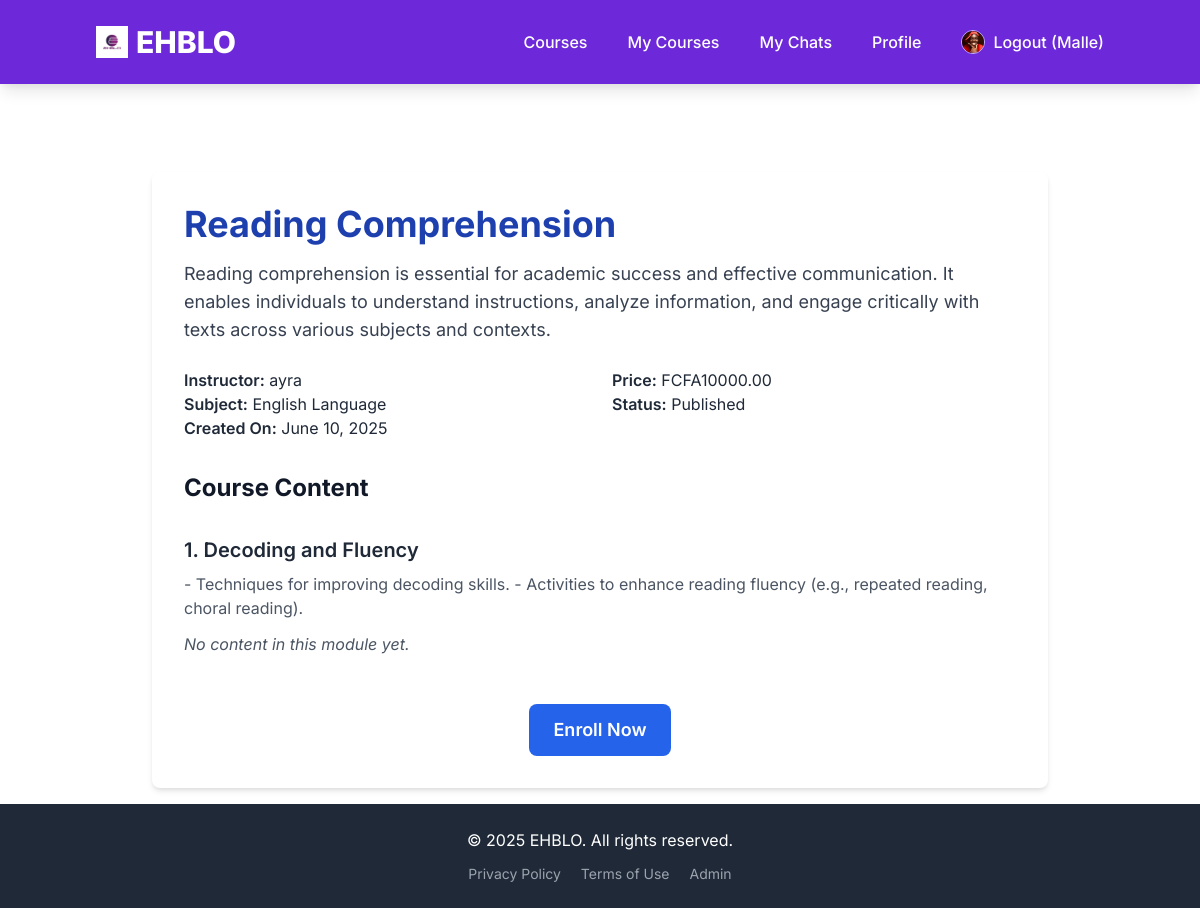
Before: /courses/5/reading-comprehension/ (signed in) with the older database file.
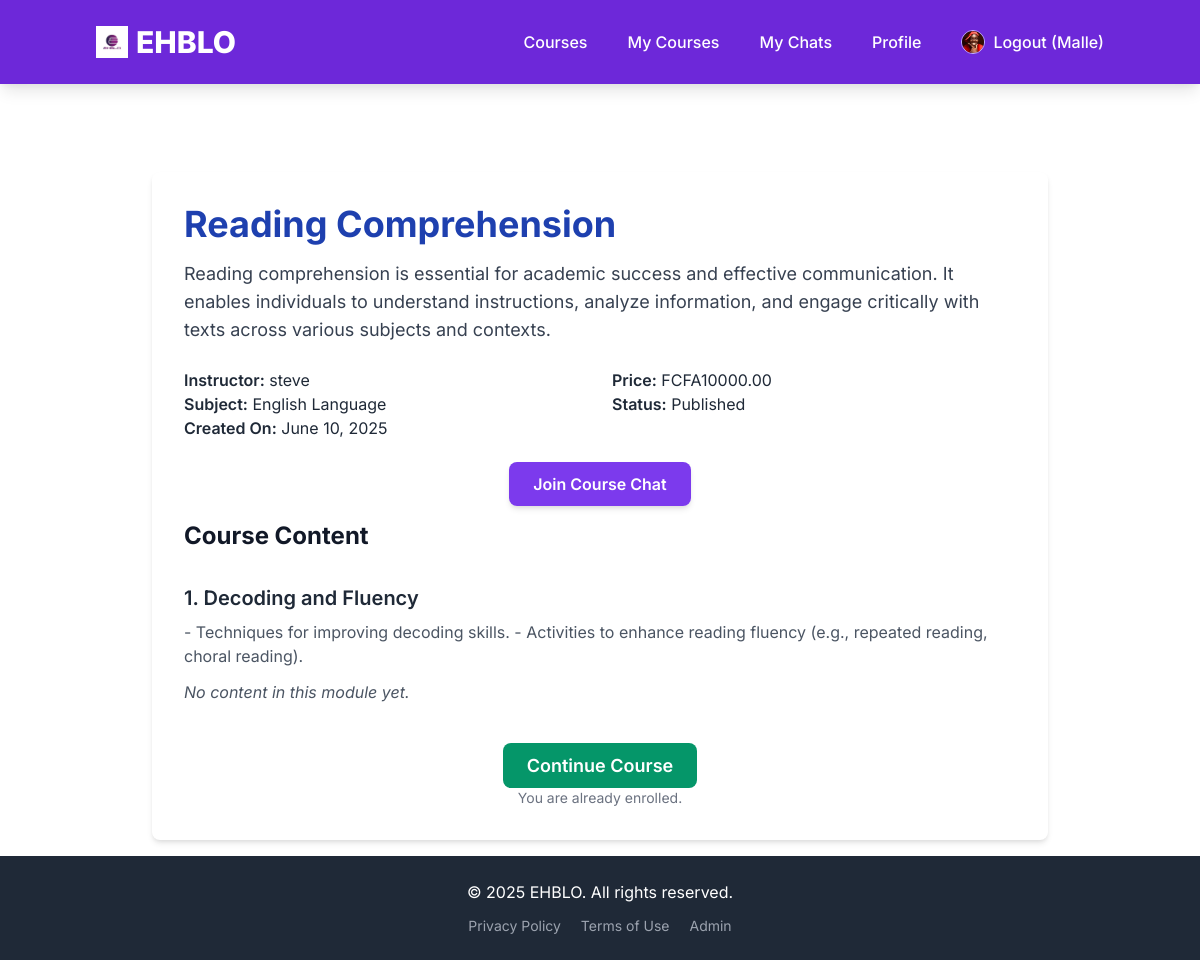
After: the same page with the newer database file.
### courses/models.py (models this page shows, shortened)
class Course(models.Model):
    instructor = models.ForeignKey(settings.AUTH_USER_MODEL,
                                   on_delete=models.CASCADE,
                                   related_name='courses_created',
                                   limit_choices_to={'user_type': 'instructor'})
    subject = models.ForeignKey(Subject,
                                 on_delete=models.CASCADE,
                                 related_name='courses')
    title = models.CharField(max_length=250)
    slug = models.SlugField(max_length=250, unique=True, blank=True)
    overview = models.TextField()
    created = models.DateTimeField(auto_now_add=True)
    updated = models.DateTimeField(auto_now=True)
    price = models.DecimalField(max_digits=10, decimal_places=2, default=0.00) # 0 for free courses
    is_published = models.BooleanField(default=False)
    tags = TaggableManager(blank=True)
    image = models.ImageField(upload_to='course_thumbnails/', null=True, blank=True)
    class Meta:
        ordering = ('-created',)

class Subject(models.Model):
    name = models.CharField(max_length=200, unique=True)
    slug = models.SlugField(max_length=200, unique=True, blank=True)
    class Meta:
        ordering = ('name',)

### users/models.py (models this page shows, shortened)
class CustomUser(AbstractUser):
    USER_TYPE_CHOICES = (
        ("student", "Student"),
        ("instructor", "Instructor"),
    )
    user_type = models.CharField(max_length=20, choices=USER_TYPE_CHOICES, default="student")
    bio = models.TextField(blank=True, null=True)
    profile_picture = models.ImageField(upload_to='profile_pics/', blank=True, null=True)
    phone_number = models.CharField(max_length=20, blank=True, null=True)
    country = models.CharField(max_length=100, blank=True, null=True)
    class Meta:
        verbose_name = "User"
        verbose_name_plural = "Users"

### courses/views.py (the view)
# urls.py: path('<int:pk>/<slug:slug>/', views.CourseDetailView.as_view(), name='course_detail'),
class CourseDetailView(DetailView):
    model = Course
    template_name = 'courses/course_detail.html'
    context_object_name = 'course'
    def get_queryset(self):
        queryset = super().get_queryset()
        if self.request.user.is_authenticated and self.request.user.user_type == 'instructor':
            return queryset
        return queryset.filter(is_published=True)
    def get_context_data(self, **kwargs):
        context = super().get_context_data(**kwargs)
        course = self.get_object()
        user_is_enrolled = False
        enrollment = None
        if self.request.user.is_authenticated:
            if self.request.user.user_type == 'instructor' and course.instructor == self.request.user:
                user_is_enrolled = True
            elif self.request.user.user_type == 'student':
                try:
                    enrollment = Enrollment.objects.get(student=self.request.user, course=course)
                    user_is_enrolled = True
                except Enrollment.DoesNotExist:
                    user_is_enrolled = False
        context['user_is_enrolled'] = user_is_enrolled
        context['enrollment'] = enrollment
        return context

### courses/templates/courses/course_detail.html (shortened to what the changed rows need)
{% extends "base.html" %}
{% load static %}
{% load courses_extras %}
{% block content %}
<div class="max-w-4xl mx-auto bg-white p-8 rounded-lg shadow-md mt-10">
    <h1 class="text-4xl font-bold text-blue-800 mb-4">{{ course.title }}</h1>
    <p class="text-lg text-gray-700 mb-6">{{ course.overview }}</p>
    <div class="grid grid-cols-1 md:grid-cols-2 gap-6 mb-8 text-gray-800">
        <div>
            <p><strong class="font-semibold">Instructor:</strong> {{ course.instructor.get_full_name|default:course.instructor.username }}</p>
            <p><strong class="font-semibold">Subject:</strong> {{ course.subject.name }}</p>
            <p><strong class="font-semibold">Created On:</strong> {{ course.created|date:"F d, Y" }}</p>
        </div>
        <div>
            <p><strong class="font-semibold">Price:</strong>
                {% if course.price > 0 %}
                    FCFA{{ course.price }}
                {% else %}
                    Free
                {% endif %}
            </p>
            <p><strong class="font-semibold">Status:</strong> {% if course.is_published %}Published{% else %}Draft{% endif %}</p>
        </div>
    </div>
    {% if user.is_authenticated %}
        <div class="mb-6 text-center">
            {% if user == course.instructor and user.user_type == 'instructor' %}
                <a href="{% url 'course_chat_detail' course.id %}"
                   class="bg-purple-600 text-white px-6 py-3 rounded-lg font-semibold hover:bg-purple-700 transition duration-300 shadow-md">
                    Go to Course Chat (Instructor)
                </a>
            {% elif user.user_type == 'student' and user_is_enrolled %}
                <a href="{% url 'course_chat_detail' course.id %}"
                   class="bg-purple-600 text-white px-6 py-3 rounded-lg font-semibold hover:bg-purple-700 transition duration-300 shadow-md">
                    Join Course Chat
                </a>
            {% endif %}
        </div>
    {% endif %}
    <h2 class="text-2xl font-bold text-gray-900 mb-4">Course Content</h2>
    {% if course.modules.all %}
        <div class="divide-y divide-gray-200">
            {% for module in course.modules.all %}
                <div class="py-4">
                </div>
            {% endfor %}
        </div>
    {% else %}
        <p class="text-gray-600 italic">No modules in this course yet.</p>
    {% endif %}
    <div class="mt-8 text-center">
        {% if user_is_enrolled and user.user_type == 'student' %}
            <a href="{% url 'course_player_home' enrollment.pk %}" class="bg-green-600 text-white px-6 py-3 rounded-lg text-lg font-semibold hover:bg-green-700 transition duration-300">
                Continue Course
            </a>
            <p class="text-sm text-gray-500 mt-2">You are already enrolled.</p>
        {% elif user.is_authenticated and user.user_type == 'student' %}
            <form action="{% url 'enroll_course' course.pk %}" method="post">
                <button type="submit" class="bg-blue-600 text-white px-6 py-3 rounded-lg text-lg font-semibold hover:bg-blue-700 transition duration-300">
                    Enroll Now
                </button>
            </form>
        {% elif not user.is_authenticated %}
            <p class="text-gray-600 text-lg">
                <a href="{% url 'login' %}" class="text-blue-600 hover:underline">Login</a> or
                <a href="{% url 'signup' %}" class="text-blue-600 hover:underline">Sign Up</a> to enroll in this course.
            </p>
        {% else %}
            <p class="text-gray-600 text-lg">Only students can enroll in courses.</p>
        {% endif %}
    </div>
</div>
{% endblock %}

Changed rows visible on the page:
changed Course "Reading Comprehension": instructor.get_full_name "ayra" → "steve"; instructor_id 3 → 4 (drawn)
Other visible differences:
text no longer shown: "Enroll Now"
text now shown: "Join Course Chat Continue Course You are already enrolled."
